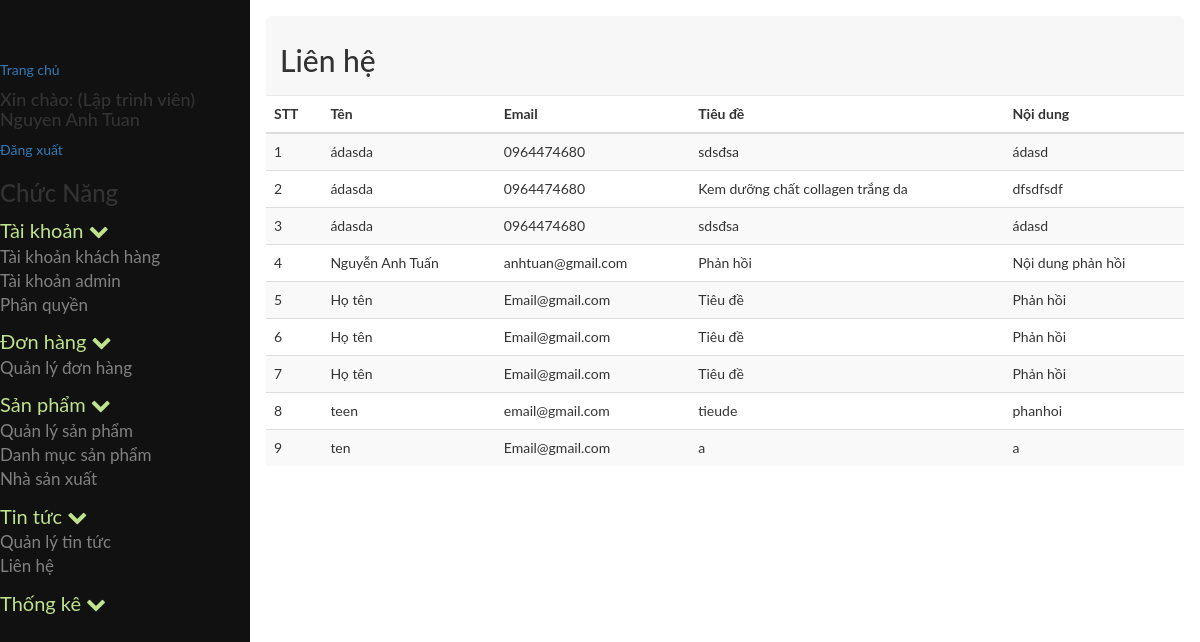
The app's page /admin/index.php?module=lienhe (signed in) with its own data.
### tables this page shows
CREATE TABLE `tb_phanquyen` (
  `id` int(11) NOT NULL,
  `id_nhom` int(11) NOT NULL,
  `id_chucnang` int(11) NOT NULL
);

CREATE TABLE `tb_chucnang` (
  `id` int(11) NOT NULL,
  `ten` varchar(255) NOT NULL,
  `trangthai` tinyint(4) NOT NULL,
  `url` varchar(255) NOT NULL,
  `f_order` int(11) NOT NULL,
  `id_parent` int(11) NOT NULL,
  `nhanurl` varchar(255) NOT NULL,
  `hienthi` tinyint(4) NOT NULL,
  `bieutuong` varchar(255) NOT NULL
);

CREATE TABLE `tb_lienhe` (
  `id` int(11) NOT NULL,
  `ten` varchar(50) NOT NULL,
  `email` varchar(100) NOT NULL,
  `tieude` varchar(150) NOT NULL,
  `noidung` varchar(225) NOT NULL
);

### admin/cores/loader.php (called while the page is built, shortened)
<?php
class loader
{
	public function view($name='',$data=array())
	{
		extract($data);
		include BASEPATH.'views/'.$name.'.php' ;
	}
}
?>

### admin/models/admin/phanquyenchucnang.php (called while the page is built, shortened)
<?php
include_once 'JATOVI_Model.php';
class phanquyenchucnang extends JATOVI_Model
{
	private $_table = "tb_phanquyen";
	private $_table2 = "tb_chucnang";
	public function getrole($id_nhom)
	{
		$sql = "SELECT * FROM {$this->_table}  INNER JOIN {$this->_table2} WHERE id_nhom = {$id_nhom} AND {$this->_table}.id_chucnang = {$this->_table2}.id ";
		$query = $this->connection->prepare($sql);
		$query->execute();
		$result = $query->fetchAll();
		return $result;
	}
}
$phanquyenchucnang = new phanquyenchucnang();
?>

### admin/models/admin/JATOVI_Model.php (called while the page is built, shortened)
<?php
class JATOVI_Model
{
	private $host = 'localhost';
	private $dbname = 'project_jatovi';
	private $dbuser = 'root';
	private $dbpass = '';
	function __construct()
	{
		try {
			$this->connection  = new PDO("mysql:host={$this->host};dbname={$this->dbname};charset=utf8",$this->dbuser,$this->dbpass);
		} catch (PDOException $e) {
			echo "(DB connection error) Lỗi kết nối cơ sở dữ liệu: ".$e->getMessage();
		}
	}
}
?>

### admin/models/admin/lienhe_model.php (called while the page is built, shortened)
<?php
include_once 'JATOVI_Model.php';
class lienhe_model extends JATOVI_Model
{
	private $_table = 'tb_lienhe';
	public function selectall()
	{
		$sql = "SELECT * FROM {$this->_table}";
		$query = $this->connection->prepare($sql);
		$query->execute();
		$result = $query->fetchAll();
		return $result;
	}
}
$lienhe_model = new lienhe_model();
 ?>

### admin/views/admin/tintuc/lienhe.php (the view, shortened to what this page needs)
<div class="row">
	<div class="col-md-12">
		<div class="popover-title">
			<h2>Liên hệ</h2>
		</div>
	</div>
</div>
<div class="row">
	<div class="col-md-12">
		<div class="">
			<table class="table table-striped">
				<thead>
					<tr>
						<th>STT</th>
						<th>Tên</th>
						<th>Email</th>
						<th>Tiêu đề</th>
						<th>Nội dung</th>
					</tr>
				</thead>
				<tbody>
					<?php $i=1; foreach ($lienhe as $value): ?>
						<tr>
							<td><?=$i++?></td>
							<td><?=$value['ten']?></td>
							<td><?=$value['email']?></td>
							<td><?=$value['tieude']?></td>
							<td><?=$value['noidung']?></td>
						</tr>
					<?php endforeach; ?>
				</tbody>
			</table>

### admin/views/admin/partial/sidebar.php (shortened to what this page needs)
<?php
	include_once BASEPATH.'models/admin/phanquyenchucnang.php';
	$chucnang = $phanquyenchucnang->getrole($_SESSION['userGroup']);
	$menu = array();
	foreach ($chucnang as $p) {
		if ($p['id_parent']==0) {
			$child=array();
			foreach ($chucnang as $p2) {
				if ($p2['id_parent']==$p['id']) {
					$child[]=$p2;
				}
			}
			$menu[]=array(
				'parent'=>$p,
				'child'=>$child
			);
		}
	}
?>
<nav class="sidenav" id="mySidenav">
	<a href="<?=base_url?>index.php">Trang chủ</a>
	<h4>Xin chào: <?='('.$_SESSION['userChucdanh'].')'?> <?=$_SESSION['userName']?></h4>
	<a href="<?=base_url?>index.php?module=page&action=page_logout">Đăng xuất</a>
	<h3>Chức Năng</h3>
	<?php foreach($menu as $value): ?>
		<ul>
			<li>
				<a class="parent_text">
					<?php echo $value['parent']['ten']; ?>
					<span class="fa fa-chevron-down"></span>
				</a>
				<ul>
					<?php foreach($value['child'] as $child): ?>
						<li class="<?=$child['hienthi']==0?"hidden":""?>">
							<a href="<?=base_url.'index.php?module='.$child['url']?>">
								<?=$child['ten']?>
							</a>
						</li>
					<?php endforeach; ?>
				</ul>
			</li>
		</ul>
	<?php endforeach; ?>
</nav>

### admin/public/scripts/css/style.css (style rules this page uses)
body { font-family: "Lato", sans-serif; }
body .sidenav { height: 100%; width: 250px; position: fixed; z-index: 1; top: 0; left: 0; background-color: #111; overflow-x: hidden; transition: 0.5s; padding-top: 60px; }
body .sidenav ul { list-style-type: none; padding-left: 0px; }
body .sidenav ul li a { text-decoration: none; font-size: 17px; color: #818181; display: block; transition: 0.3s; }
body .sidenav ul li .parent_text { font-size: 20px; color: #BFE28C; }

### records on screen
tb_phanquyen: id_chucnang.ten "Tài khoản"
tb_phanquyen: id_chucnang.ten "Tài khoản khách hàng"
tb_phanquyen: id_chucnang.ten "Tài khoản admin"
tb_phanquyen: id_chucnang.ten "Phân quyền"
tb_phanquyen: id_chucnang.ten "Đơn hàng"
tb_phanquyen: id_chucnang.ten "Quản lý đơn hàng"
tb_phanquyen: id_chucnang.ten "Sản phẩm"
tb_phanquyen: id_chucnang.ten "Quản lý sản phẩm"
tb_phanquyen: id_chucnang.ten "Danh mục sản phẩm"
tb_phanquyen: id_chucnang.ten "Nhà sản xuất"
tb_phanquyen: id_chucnang.ten "Tin tức"
tb_phanquyen: id_chucnang.ten "Quản lý tin tức"
tb_phanquyen: id_chucnang.ten "Liên hệ"
tb_phanquyen: id_chucnang.ten "Thống kê"
tb_lienhe: ten "ádasda", email "0964474680", tieude "sdsđsa", noidung "ádasd"
tb_lienhe: ten "ádasda", email "0964474680", tieude "Kem dưỡng chất collagen trắng da", noidung "dfsdfsdf"
tb_lienhe: ten "ádasda", email "0964474680", tieude "sdsđsa", noidung "ádasd"
tb_lienhe: ten "Nguyễn Anh Tuấn", email "anhtuan@gmail.com", tieude "Phản hồi", noidung "Nội dung phản hồi"
tb_lienhe: ten "Họ tên", email "Email@gmail.com", tieude "Tiêu đề", noidung "Phản hồi"
tb_lienhe: ten "Họ tên", email "Email@gmail.com", tieude "Tiêu đề", noidung "Phản hồi"
tb_lienhe: ten "Họ tên", email "Email@gmail.com", tieude "Tiêu đề", noidung "Phản hồi"
tb_lienhe: ten "teen", email "email@gmail.com", tieude "tieude", noidung "phanhoi"
tb_lienhe: ten "ten", email "Email@gmail.com", tieude "a", noidung "a"

### other values on screen
$_SESSION['userChucdanh'] "Lập trình viên"
$_SESSION['userName'] "Nguyen Anh Tuan"
